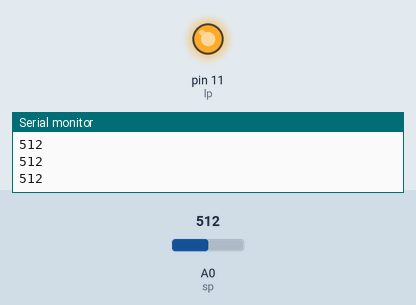
A sketch run on a simulated Arduino Uno, built with avr-gcc and run on an emulated ATmega328P. Parts: output pins drawn as LEDs (lit = HIGH), the last lines printed to the serial monitor. The inputs (shaded band) are chosen by the test bench; at power-on: A0 (sp) = 512.

Above: at 1.2 s.
1.3 s: A0 (sp) set to 319
2.8 s: A0 (sp) set to 287
At 3.6 s:
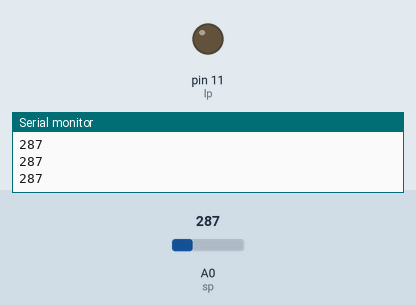
4.4 s: A0 (sp) set to 306
At 5.0 s:
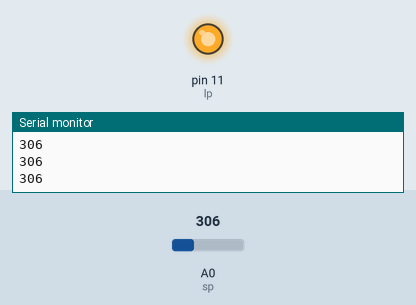
6.0 s: A0 (sp) set to 290
At 7.6 s:
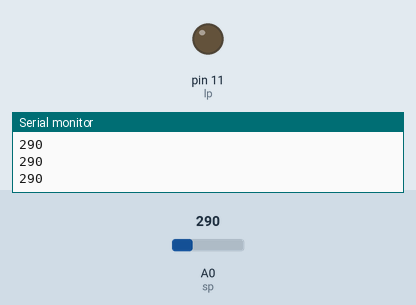
Timing chart, 0 to 8.6 s (numbered marks = the images above; inputs shaded):
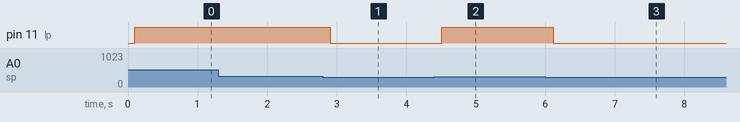

Measured:
- the behaviour switches between 301 and 300 on A0 (sp) (found by bisection; images 0 and 1)
- after the input at 2.8 s, pin 11 (lp): HIGH → LOW after 0.11 s
- after the input at 4.4 s, pin 11 (lp): LOW → HIGH after 0.11 s
- after the input at 6.0 s, pin 11 (lp): HIGH → LOW after 0.12 s

The sketch:

exp_6_night_lamp_code_.ino
```cpp
int sp=A0;
int lp=11;
void setup()
{
  Serial.begin(9600);
  pinMode(lp,OUTPUT);
}
void loop()
{
  int sv=analogRead(sp);
  Serial.println(sv);
  delay(100);
  if(sv>300)
  {
    digitalWrite(lp,HIGH);
  }
  else
  {
    digitalWrite(lp,LOW);
  }
}
```
